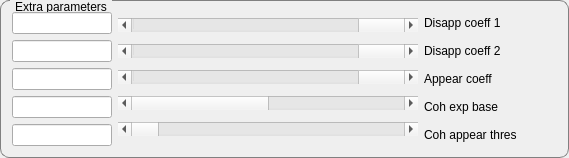
             <widget class="QGroupBox" name="groupBox_9">
              <property name="styleSheet">
               <string notr="true">QGroupBox {
    border: 1px solid gray;
    border-radius: 9px;
    margin-top: 0.5em;
}

QGroupBox::title {
    subcontrol-origin: margin;
    left: 10px;
    padding: 0 3px 0 3px;
}</string>
              </property>
              <property name="title">
               <string>Extra parameters</string>
              </property>
              <layout class="QHBoxLayout" name="horizontalLayout_9">
               <item>
                <layout class="QVBoxLayout" name="verticalLayout_14">
                 <property name="sizeConstraint">
                  <enum>QLayout::SetMinimumSize</enum>
                 </property>
                 <item>
                  <widget class="QLineEdit" name="tb_disapp1">
                   <property name="maximumSize">
                    <size>
                     <width>100</width>
                     <height>16777215</height>
                    </size>
                   </property>
                  </widget>
                 </item>
                 <item>
                  <widget class="QLineEdit" name="tb_disapp2">
                   <property name="maximumSize">
                    <size>
                     <width>100</width>
                     <height>16777215</height>
                    </size>
                   </property>
                  </widget>
                 </item>
                 <item>
                  <widget class="QLineEdit" name="tb_appear">
                   <property name="maximumSize">
                    <size>
                     <width>100</width>
                     <height>16777215</height>
                    </size>
                   </property>
                  </widget>
                 </item>
                 <item>
                  <widget class="QLineEdit" name="tb_coh_exp_base">
                   <property name="maximumSize">
                    <size>
                     <width>100</width>
                     <height>16777215</height>
                    </size>
                   </property>
                  </widget>
                 </item>
                 <item>
                  <widget class="QLineEdit" name="tb_coh_app_thres">
                   <property name="maximumSize">
                    <size>
                     <width>100</width>
                     <height>16777215</height>
                    </size>
                   </property>
                  </widget>
                 </item>
                </layout>
               </item>
               <item>
                <layout class="QVBoxLayout" name="verticalLayout_15">
                 <property name="sizeConstraint">
                  <enum>QLayout::SetDefaultConstraint</enum>
                 </property>
                 <item>
                  <widget class="QScrollBar" name="scroll_disapp_coeff1">
                   <property name="minimumSize">
                    <size>
                     <width>300</width>
                     <height>0</height>
                    </size>
                   </property>
                   <property name="maximum">
                    <number>50</number>
                   </property>
                   <property name="singleStep">
                    <number>1</number>
                   </property>
                   <property name="sliderPosition">
                    <number>50</number>
                   </property>
                   <property name="orientation">
                    <enum>Qt::Horizontal</enum>
                   </property>
                  </widget>
                 </item>
                 <item>
                  <widget class="QScrollBar" name="scroll_disapp_coeff2">
                   <property name="minimumSize">
                    <size>
                     <width>300</width>
                     <height>0</height>
                    </size>
                   </property>
                   <property name="maximum">
                    <number>50</number>
                   </property>
                   <property name="singleStep">
                    <number>1</number>
                   </property>
                   <property name="sliderPosition">
                    <number>50</number>
                   </property>
                   <property name="orientation">
                    <enum>Qt::Horizontal</enum>
                   </property>
                  </widget>
                 </item>
                 <item>
                  <widget class="QScrollBar" name="scroll_appear_coeff">
                   <property name="minimumSize">
                    <size>
                     <width>300</width>
                     <height>0</height>
                    </size>
                   </property>
                   <property name="maximum">
                    <number>50</number>
                   </property>
                   <property name="singleStep">
                    <number>1</number>
                   </property>
                   <property name="sliderPosition">
                    <number>50</number>
                   </property>
                   <property name="orientation">
                    <enum>Qt::Horizontal</enum>
                   </property>
                  </widget>
                 </item>
                 <item>
                  <widget class="QScrollBar" name="scroll_coh_base">
                   <property name="minimumSize">
                    <size>
                     <width>300</width>
                     <height>0</height>
                    </size>
                   </property>
                   <property name="maximum">
                    <number>10</number>
                   </property>
                   <property name="singleStep">
                    <number>1</number>
                   </property>
                   <property name="orientation">
                    <enum>Qt::Horizontal</enum>
                   </property>
                  </widget>
                 </item>
                 <item>
                  <widget class="QScrollBar" name="scroll_appear_thres">
                   <property name="minimumSize">
                    <size>
                     <width>300</width>
                     <height>0</height>
                    </size>
                   </property>
                   <property name="maximum">
                    <number>100</number>
                   </property>
                   <property name="singleStep">
                    <number>1</number>
                   </property>
                   <property name="orientation">
                    <enum>Qt::Horizontal</enum>
                   </property>
                  </widget>
                 </item>
                </layout>
               </item>
               <item>
                <layout class="QVBoxLayout" name="verticalLayout_16">
                 <item>
                  <widget class="QLabel" name="label_12">
                   <property name="text">
                    <string>Disapp coeff 1</string>
                   </property>
                  </widget>
                 </item>
                 <item>
                  <widget class="QLabel" name="label_13">
                   <property name="text">
                    <string>Disapp coeff 2</string>
                   </property>
                  </widget>
                 </item>
                 <item>
                  <widget class="QLabel" name="label_16">
                   <property name="text">
                    <string>Appear coeff</string>
                   </property>
                  </widget>
                 </item>
                 <item>
                  <widget class="QLabel" name="label_15">
                   <property name="text">
                    <string>Coh exp base</string>
                   </property>
                  </widget>
                 </item>
                 <item>
                  <widget class="QLabel" name="label_14">
                   <property name="text">
                    <string>Coh appear thres</string>
                   </property>
                  </widget>
                 </item>
                </layout>
               </item>
               <item>
                <spacer name="horizontalSpacer_6">
                 <property name="orientation">
                  <enum>Qt::Horizontal</enum>
                 </property>
                 <property name="sizeHint" stdset="0">
                  <size>
                   <width>40</width>
                   <height>20</height>
                  </size>
                 </property>
                </spacer>
               </item>
              </layout>
             </widget>
